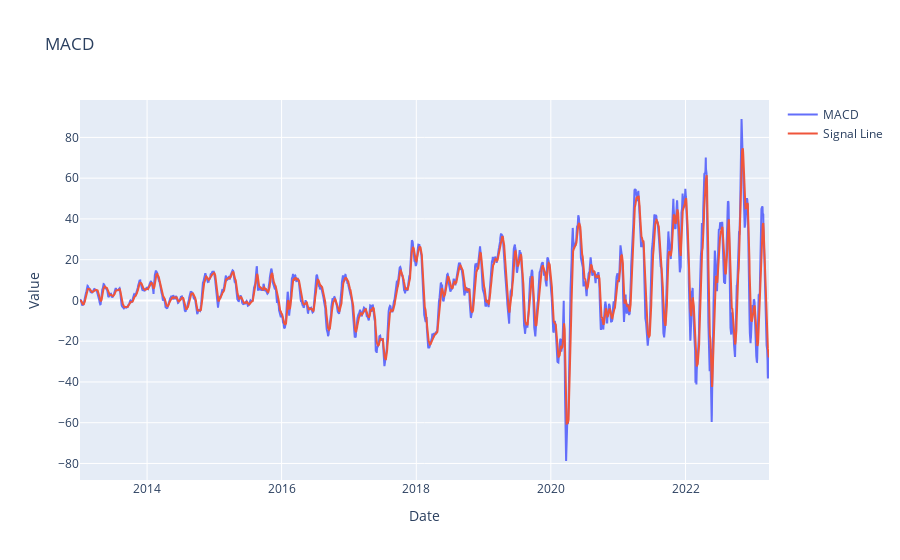

Notebook source saved alongside this figure:
### Markdown cell above
**MACD :AZO**

### Code cell
# Calculating MACD
df['EMA12'] = df['AZO'].ewm(span=12, adjust=False).mean()
df['EMA26'] = df['AZO'].ewm(span=26, adjust=False).mean()
df['MACD'] = df['EMA12'] - df['EMA26']
df['Signal'] = df['MACD'].ewm(span=9, adjust=False).mean()

# MACD Chart
fig = go.Figure()
fig.add_trace(go.Scatter(x=df['Date'], y=df['MACD'], mode='lines', name='MACD'))
fig.add_trace(go.Scatter(x=df['Date'], y=df['Signal'], mode='lines', name='Signal Line'))
fig.update_layout(title='MACD', xaxis_title='Date', yaxis_title='Value')
fig.show()

### Figure 1 — Plotly figure (JSON) as saved in the notebook; plotly's stock layout.template omitted (floating-point values rounded to 4 significant figures; data arrays with more than 128 entries replaced by an {"elided": "..."} marker saying what was removed)
{"data": [{"mode": "lines", "name": "MACD", "type": "scatter", "x": {"elided": "2579 str values"}, "y": {"elided": "2579 float values"}}, {"mode": "lines", "name": "Signal Line", "type": "scatter", "x": {"elided": "2579 str values"}, "y": {"elided": "2579 float values"}}], "layout": {"title": {"text": "MACD"}, "xaxis": {"title": {"text": "Date"}}, "yaxis": {"title": {"text": "Value"}}}}
